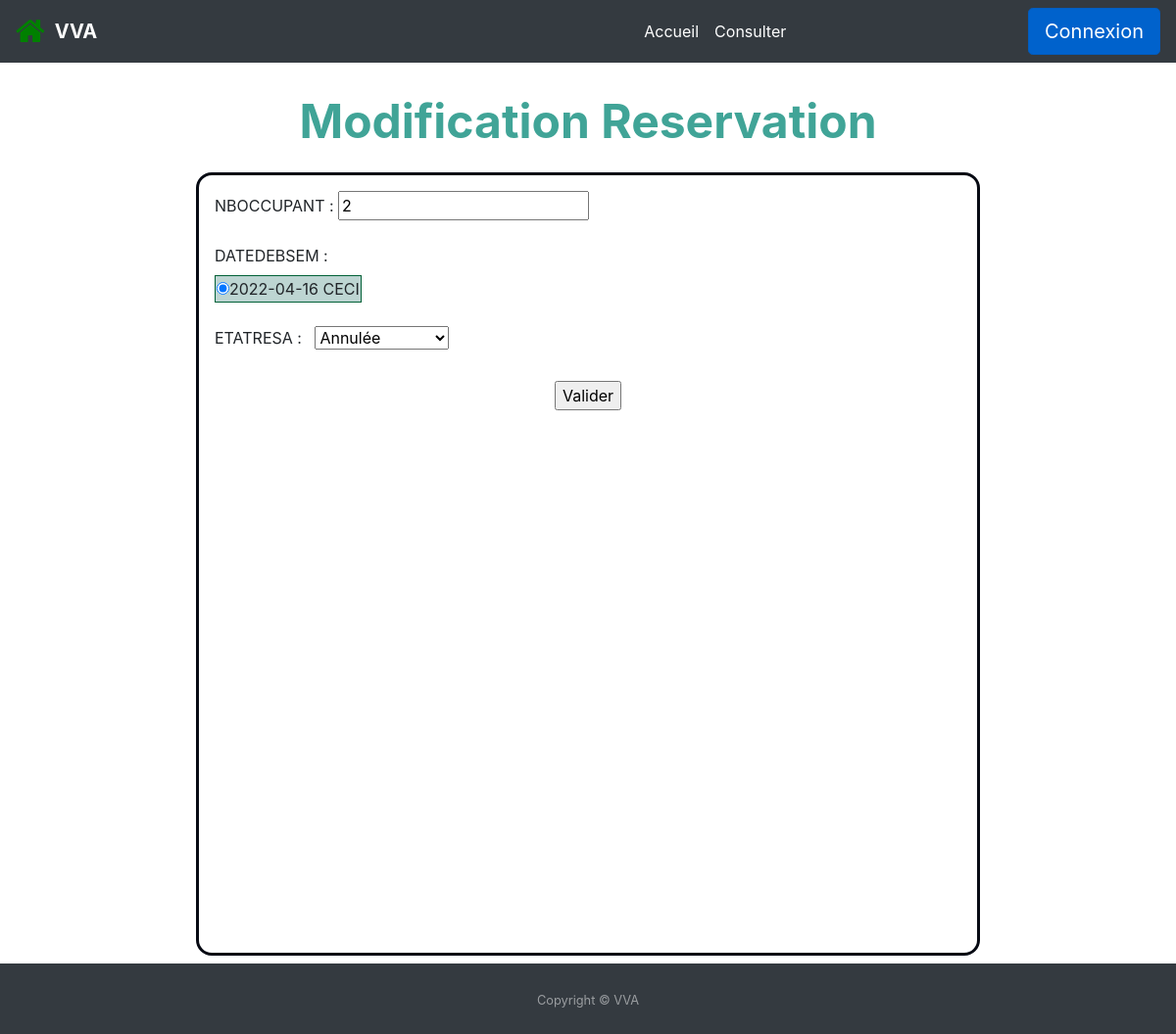
/page/reservationModifier.php?NORESA=3, run on the app's committed database.
### tables this page shows
CREATE TABLE `resa` (
  `NORESA` int NOT NULL,
  `USER` char(8) NOT NULL,
  `DATEDEBSEM` date NOT NULL,
  `NOHEB` int NOT NULL,
  `CODEETATRESA` char(2) NOT NULL,
  `DATERESA` date DEFAULT NULL,
  `DATEARRHES` date DEFAULT NULL,
  `MONTANTARRHES` decimal(7,2) DEFAULT NULL,
  `NBOCCUPANT` int DEFAULT NULL,
  `TARIFSEMRESA` decimal(7,2) DEFAULT NULL
);

### includes/fonctions.php (called while the page is built, shortened)
<?php
function Connect()
{
    $con = mysqli_connect("localhost", "Os", "", "resa");
    return $con;
}
function GetHebergementNoresa($NORESA)
{
    $con = Connect();
    mysqli_set_charset($con, "utf8");
    $listeNoresa = "SELECT * FROM resa WHERE NORESA='" . $NORESA . "'";
    $resul = mysqli_query($con, $listeNoresa);
    return $resul;
}

### page/reservationModifier.php (the view, shortened to what this page needs)
<?php
require_once('../includes/fonctions.php');
require_once('../includes/header.php');
?>
<?php
$res = GetHebergementNoresa($_GET['NORESA']);
$count = mysqli_num_rows($res);
if ($count == 0) {
  echo "lE NUMERO DE RESERVATION N'EXISTE PAS ";
} else if ($count == 1) {
  $row = mysqli_fetch_array($res);
?>
  <font size="10pt">
    <p align="center" style="color: #40A497" ;><strong>Modification Reservation</strong></p>
  </font>
  <form class="forme" method="POST" action="../traitement/trt_modifier_resa.php">
    NBOCCUPANT : <input type="int" name="NBOCCUPANT" value="<?php echo $row['NBOCCUPANT']; ?>"><br>
    <br>
    <label for="DATEDEBSEM">
      <span>DATEDEBSEM : &nbsp </span>
    </label>
    <table class="resa">
      <tr class='tr-resa'>
        <td class='td-resa'>
          <? echo "<input type='radio' name='date' checked='yes' value='" . $row["DATEDEBSEM"] . "' required >" . $row["DATEDEBSEM"] . " CECI</input>"; ?>
        </td>
      </tr>
    </table>
    <br>
    <label for="CODEETATRESA">
      <span>ETATRESA : &nbsp </span>
    </label>
    <select type="text" name="CODEETATRESA">
      <option value="AN" <?php if ($row['CODEETATRESA'] == "AN") echo "selected";
                          ?>>Annulée</option>
    </select><br>
    <br>
    <center>
      <input type="submit" value="Valider">
    </center>
  </form>
<?php } ?>
<?php include "../includes/footer.php"; ?>

### style/style.css (style rules this page uses)
html { scroll-behavior: smooth; }
body { margin: 0px; padding: 0px; overflow-x: hidden; }
table { border: 1px solid #40A497!important; }
tr { background: #005d5142; border: 1px solid white; }
td { border: 1px solid #026138; }

### page/reservationModifier.php (style rules this page uses)
form.forme { margin: 0 auto; width: 800px; height: 800px; padding: 1em; border: 3px solid #CCC; border-radius: 1em; border-color: #070A13; }

### data on the page
resa: NBOCCUPANT "2", DATEDEBSEM "2022-04-16", CODEETATRESA "Annulée"
